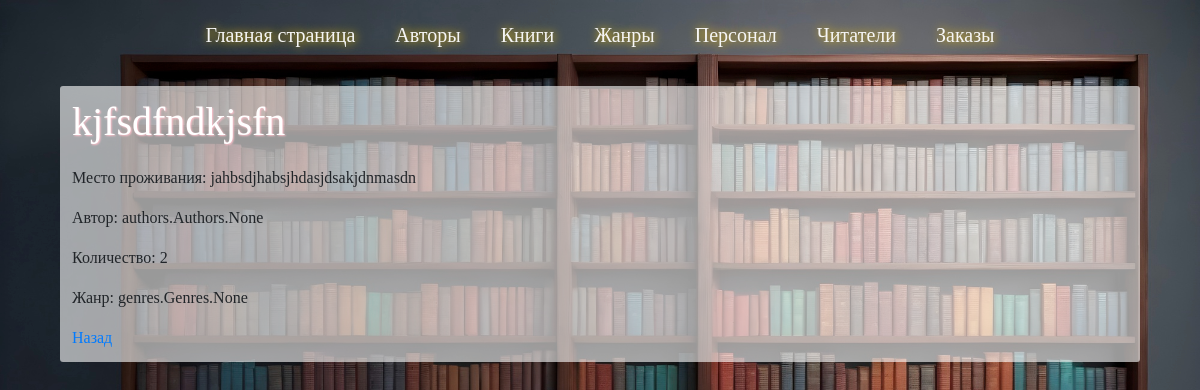
The app's page /Books/details/ljdjaksnkml/ with its own data.
### Books/models.py (models this page shows, shortened)
class Books(models.Model):
    name = models.CharField(max_length=255)
    count = models.IntegerField()
    authors = models.ManyToManyField(Authors, blank=True)
    genres = models.ManyToManyField(Genres, blank=True)
    slug = models.SlugField(default="", null=False)
    description = models.TextField(default="")
    publishingYear = models.PositiveIntegerField(default=1)
    price = models.CharField(max_length=20, default='0.00')
    publication = models.CharField(max_length=100, default="no_publication")
    binding = models.CharField(max_length=50, default='no_binding')

### Books/views.py (the view)
# urls.py: path('Books/details/<slug:slug>/', views.details, name='details_page'),
def details(request, slug):
    books = Books.objects.get(slug=slug)
    template = loader.get_template('Books/details.html')
    context = {
        'books': books,
    }
    return HttpResponse(template.render(context, request))

### Books/templates/books/details.html
{% extends 'base.html' %}
{% block header %}
<div class="main-content">
    <div class="detail_block">
    <h1>{{books.name}}</h1>
    <p>Место проживания: {{books.description}}</p>
    <p>Автор: {{books.authors}}</p>
    <p>Количество: {{books.count}}</p>
    <p>Жанр: {{books.genres}}</p>
    <a href="/Books">Назад</a>
</div>
</div>
{% endblock %}

### Library/static/library/css/style.css (style rules this page uses)
* { padding: 0px; margin: 0px; box-sizing: border-box; list-style: none; font-family: tahoma; font-size: 16px; }
body { background: url(../img/librar.jpg); background-size: 100%; }
.detail_block p { margin-top: 15px; }
body h1 { font-size: 40px; color: #fff; text-shadow: 1px 1px 2px pink; margin-bottom: 20px; }
.main-content { margin-left: 5%; margin-right: 5%; padding: 1%; background-color: rgba(255, 255, 255, 0.6); border-radius: 3px; margin-bottom: 5px; }

### records on screen
Books: name "kjfsdfndkjsfn", description "jahbsdjhabsjhdasjdsakjdnmasdn", authors "authors.Authors.None", count "2", genres "genres.Genres.None"
